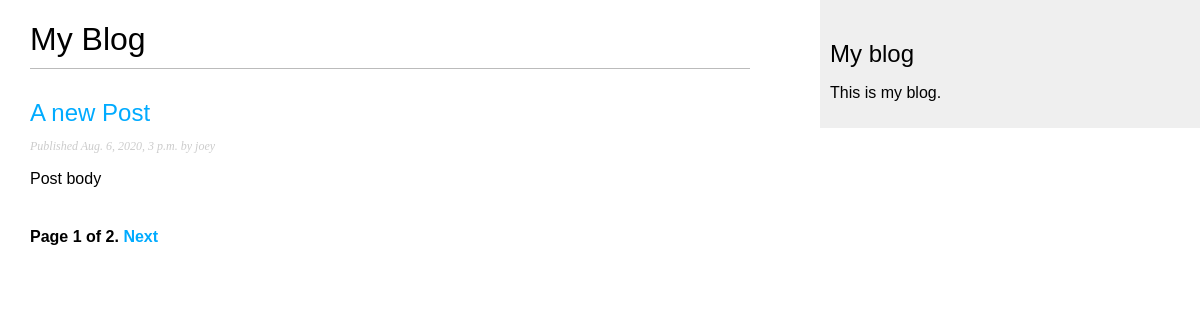
Screenshot of /blog/ with the database file from the repository.
### blog/models.py (models this page shows, shortened)
class Post(models.Model):
    STATUS_CHOICES = {
        ('draft', 'Draft'),
        ('published', 'Published'),
    }
    title = models.CharField(max_length=250)
    slug = models.SlugField(max_length=250, unique_for_date='publish')
    author = models.ForeignKey(User, on_delete=models.CASCADE, related_name='blog_post')
    body = models.TextField()
    publish = models.DateTimeField(default=timezone.now)
    created = models.DateTimeField(auto_now_add=True)
    updated = models.DateTimeField(auto_now=True)
    status = models.CharField(max_length=10,
                              choices=STATUS_CHOICES,
                              default='draft')
    objects = models.Manager()
    published = PublishedManager()
    def get_absolute_url(self):
        return reverse('blog:post_detail',
                       args=[self.publish.year,
                             self.publish.month,
                             self.publish.day, self.slug])
    class Meta:
        ordering = ('-publish',)

### blog/views.py (the view)
# urls.py: path('', views.PostListView.as_view(), name='post_list'),
class PostListView(ListView):
    queryset = Post.published.all()
    context_object_name = 'posts'
    paginate_by = 1
    template_name = 'blog/post/list.html'

### blog/templates/blog/post/list.html (shortened to what this page needs)
{% extends "blog/base.html" %}
{% block content %}
      <h1>My Blog</h1>
      {% for post in posts %}
            <h2>
                  <a href="{{ post.get_absolute_url }}">
                  {{ post.title }}
                  </a>
            </h2>
            <p class="date">
                  Published {{ post.publish }} by {{ post.author }}
            </p>
            {{ post.body|truncatewords:30|linebreaks }}
      {% endfor %}
      {% include "blog/pagination.html" with page=page_obj %}
{% endblock %}

### blog/templates/blog/base.html (shortened to what this page needs)
{% load static %}
<!DOCTYPE html>
<html>
    <head>
         <link href="{% static "css/blog.css" %}" rel="stylesheet">
    </head>
    <body>
         <div id="content">
         {% block content %}
         {% endblock %}
         </div>
         <div id="sidebar">
         <h2>My blog</h2>
         <p>This is my blog.</p>
         </div>
    </body>
</html>

### blog/templates/blog/pagination.html (shortened to what this page needs)
<div class="pagination">
     <span class="step-links">
         <span class="current">
         Page {{ page.number }} of {{ page.paginator.num_pages }}.
         </span>
         {% if page.has_next %}
         <a href="?page={{ page.next_page_number }}">Next</a>
         {% endif %}
     </span>
</div>

### blog/static/css/blog.css (style rules this page uses)
body { margin:0; padding:0; font-family:helvetica, sans-serif; }
a { color:#00abff; text-decoration:none; }
h1 { font-weight:normal; border-bottom:1px solid #bbb; padding:0 0 10px 0; }
h2 { font-weight:normal; margin:30px 0 0; }
#content { float:left; width:60%; padding:0 0 0 30px; }
#sidebar { float:right; width:30%; padding:10px; background:#efefef; height:100%; }
p.date { color:#ccc; font-family: georgia, serif; font-size: 12px; font-style: italic; }
.pagination { margin:40px 0; font-weight:bold; }

### rows the page displays
Post: title "A new Post", publish "Aug. 6, 2020, 3 p.m.", author "joey", body "Post body"

### other values shown
{{ page.number }} "1"
{{ page.paginator.num_pages }} "2"
